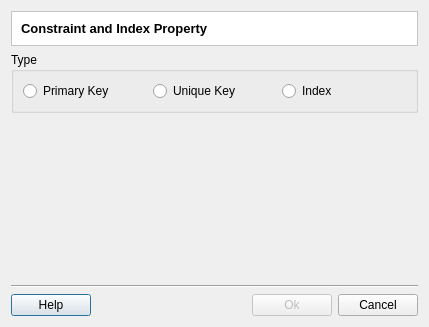
<?xml version="1.0" encoding="UTF-8"?>
<ui version="4.0">
 <class>ConstraintsIndexesPropertyDialogForm</class>
 <widget class="QDialog" name="ConstraintsIndexesPropertyDialogForm">
  <property name="geometry">
   <rect>
    <x>0</x>
    <y>0</y>
    <width>429</width>
    <height>327</height>
   </rect>
  </property>
  <property name="windowTitle">
   <string>Constraint and Indexes Property</string>
  </property>
  <layout class="QGridLayout" name="gridLayout_5">
   <item row="0" column="0">
    <layout class="QGridLayout" name="gridLayout_4">
     <item row="0" column="0">
      <widget class="QFrame" name="frame">
       <property name="styleSheet">
        <string notr="true">QWidget { background: white }</string>
       </property>
       <property name="frameShape">
        <enum>QFrame::StyledPanel</enum>
       </property>
       <property name="frameShadow">
        <enum>QFrame::Sunken</enum>
       </property>
       <layout class="QVBoxLayout" name="verticalLayout_5">
        <item>
         <widget class="QLabel" name="m_titleLabel">
          <property name="font">
           <font>
            <pointsize>10</pointsize>
            <weight>75</weight>
            <bold>true</bold>
           </font>
          </property>
          <property name="text">
           <string>Constraint and Index Property</string>
          </property>
         </widget>
        </item>
       </layout>
      </widget>
     </item>
     <item row="1" column="0">
      <widget class="QGroupBox" name="m_typeGroupBox">
       <property name="title">
        <string>Type</string>
       </property>
       <layout class="QGridLayout" name="gridLayout_3">
        <item row="0" column="0">
         <widget class="QRadioButton" name="m_pkRadioButton">
          <property name="text">
           <string>Primary Key</string>
          </property>
         </widget>
        </item>
        <item row="0" column="1">
         <widget class="QRadioButton" name="m_ukRadioButton">
          <property name="text">
           <string>Unique Key</string>
          </property>
         </widget>
        </item>
        <item row="0" column="2">
         <widget class="QRadioButton" name="m_idxRadioButton">
          <property name="text">
           <string>Index</string>
          </property>
         </widget>
        </item>
       </layout>
      </widget>
     </item>
     <item row="2" column="0">
      <widget class="QWidget" name="m_widget" native="true">
       <property name="sizePolicy">
        <sizepolicy hsizetype="MinimumExpanding" vsizetype="MinimumExpanding">
         <horstretch>0</horstretch>
         <verstretch>0</verstretch>
        </sizepolicy>
       </property>
      </widget>
     </item>
     <item row="3" column="0">
      <layout class="QGridLayout" name="gridLayout_2">
       <item row="0" column="0">
        <widget class="Line" name="line">
         <property name="orientation">
          <enum>Qt::Horizontal</enum>
         </property>
        </widget>
       </item>
       <item row="1" column="0">
        <layout class="QGridLayout" name="gridLayout">
         <item row="0" column="0">
          <widget class="te::qt::widgets::HelpPushButton" name="m_helpPushButton">
           <property name="text">
            <string>Help</string>
           </property>
          </widget>
         </item>
         <item row="0" column="1">
          <spacer name="horizontalSpacer">
           <property name="orientation">
            <enum>Qt::Horizontal</enum>
           </property>
           <property name="sizeHint" stdset="0">
            <size>
             <width>40</width>
             <height>20</height>
            </size>
           </property>
          </spacer>
         </item>
         <item row="0" column="3">
          <widget class="QPushButton" name="m_cancelPushButton">
           <property name="text">
            <string>Cancel</string>
           </property>
          </widget>
         </item>
         <item row="0" column="2">
          <widget class="QPushButton" name="m_okPushButton">
           <property name="enabled">
            <bool>false</bool>
           </property>
           <property name="text">
            <string>Ok</string>
           </property>
          </widget>
         </item>
        </layout>
       </item>
      </layout>
     </item>
    </layout>
   </item>
  </layout>
 </widget>
 <customwidgets>
  <customwidget>
   <class>te::qt::widgets::HelpPushButton</class>
   <extends>QPushButton</extends>
   <header>terralib/qt/widgets/help/HelpPushButton.h</header>
  </customwidget>
 </customwidgets>
 <resources/>
 <connections>
  <connection>
   <sender>m_cancelPushButton</sender>
   <signal>clicked()</signal>
   <receiver>ConstraintsIndexesPropertyDialogForm</receiver>
   <slot>reject()</slot>
   <hints>
    <hint type="sourcelabel">
     <x>369</x>
     <y>307</y>
    </hint>
    <hint type="destinationlabel">
     <x>371</x>
     <y>326</y>
    </hint>
   </hints>
  </connection>
  <connection>
   <sender>m_pkRadioButton</sender>
   <signal>clicked(bool)</signal>
   <receiver>m_okPushButton</receiver>
   <slot>setEnabled(bool)</slot>
   <hints>
    <hint type="sourcelabel">
     <x>71</x>
     <y>86</y>
    </hint>
    <hint type="destinationlabel">
     <x>287</x>
     <y>299</y>
    </hint>
   </hints>
  </connection>
  <connection>
   <sender>m_ukRadioButton</sender>
   <signal>clicked(bool)</signal>
   <receiver>m_okPushButton</receiver>
   <slot>setEnabled(bool)</slot>
   <hints>
    <hint type="sourcelabel">
     <x>222</x>
     <y>86</y>
    </hint>
    <hint type="destinationlabel">
     <x>310</x>
     <y>310</y>
    </hint>
   </hints>
  </connection>
  <connection>
   <sender>m_idxRadioButton</sender>
   <signal>clicked(bool)</signal>
   <receiver>m_okPushButton</receiver>
   <slot>setEnabled(bool)</slot>
   <hints>
    <hint type="sourcelabel">
     <x>331</x>
     <y>89</y>
    </hint>
    <hint type="destinationlabel">
     <x>323</x>
     <y>300</y>
    </hint>
   </hints>
  </connection>
 </connections>
</ui>
